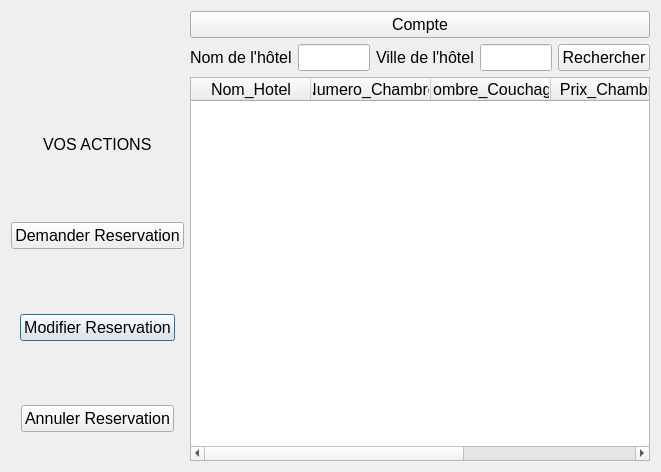
<?xml version="1.0" encoding="UTF-8"?>
<ui version="4.0">
 <class>HomePageDialog</class>
 <widget class="QDialog" name="HomePageDialog">
  <property name="geometry">
   <rect>
    <x>0</x>
    <y>0</y>
    <width>661</width>
    <height>472</height>
   </rect>
  </property>
  <property name="font">
   <font>
    <family>Arial</family>
    <pointsize>11</pointsize>
   </font>
  </property>
  <property name="windowTitle">
   <string>HomePage</string>
  </property>
  <property name="layoutDirection">
   <enum>Qt::LeftToRight</enum>
  </property>
  <layout class="QGridLayout" name="gridLayout">
   <item row="0" column="0">
    <layout class="QGridLayout" name="gridLayout_5">
     <item row="4" column="0" alignment="Qt::AlignHCenter|Qt::AlignVCenter">
      <widget class="QPushButton" name="pushButton_modifResa">
       <property name="font">
        <font>
         <family>Arial</family>
         <pointsize>12</pointsize>
        </font>
       </property>
       <property name="text">
        <string>Modifier Reservation</string>
       </property>
      </widget>
     </item>
     <item row="1" column="0" alignment="Qt::AlignHCenter|Qt::AlignVCenter">
      <widget class="QLabel" name="label_filtre">
       <property name="font">
        <font>
         <family>Arial</family>
         <pointsize>12</pointsize>
        </font>
       </property>
       <property name="text">
        <string>VOS ACTIONS</string>
       </property>
      </widget>
     </item>
     <item row="5" column="0" alignment="Qt::AlignHCenter|Qt::AlignVCenter">
      <widget class="QPushButton" name="pushButton_delResa">
       <property name="font">
        <font>
         <family>Arial</family>
         <pointsize>12</pointsize>
        </font>
       </property>
       <property name="text">
        <string>Annuler Reservation</string>
       </property>
      </widget>
     </item>
     <item row="3" column="0" alignment="Qt::AlignHCenter|Qt::AlignVCenter">
      <widget class="QPushButton" name="pushButton_dmdResa">
       <property name="font">
        <font>
         <family>Arial</family>
         <pointsize>12</pointsize>
        </font>
       </property>
       <property name="autoFillBackground">
        <bool>false</bool>
       </property>
       <property name="text">
        <string>Demander Reservation</string>
       </property>
      </widget>
     </item>
     <item row="0" column="0">
      <widget class="QLabel" name="logo">
       <property name="text">
        <string/>
       </property>
       <property name="pixmap">
        <pixmap>logoProjet_petit.png</pixmap>
       </property>
       <property name="alignment">
        <set>Qt::AlignCenter</set>
       </property>
      </widget>
     </item>
    </layout>
   </item>
   <item row="0" column="1">
    <layout class="QGridLayout" name="gridLayout_2">
     <property name="sizeConstraint">
      <enum>QLayout::SetDefaultConstraint</enum>
     </property>
     <item row="2" column="1">
      <widget class="QTableWidget" name="tableWidget_ListeHotel">
       <property name="font">
        <font>
         <family>Arial</family>
         <pointsize>12</pointsize>
        </font>
       </property>
       <property name="autoFillBackground">
        <bool>false</bool>
       </property>
       <property name="sizeAdjustPolicy">
        <enum>QAbstractScrollArea::AdjustToContents</enum>
       </property>
       <property name="alternatingRowColors">
        <bool>true</bool>
       </property>
       <property name="sortingEnabled">
        <bool>true</bool>
       </property>
       <property name="wordWrap">
        <bool>false</bool>
       </property>
       <attribute name="horizontalHeaderVisible">
        <bool>true</bool>
       </attribute>
       <attribute name="horizontalHeaderCascadingSectionResizes">
        <bool>false</bool>
       </attribute>
       <attribute name="horizontalHeaderMinimumSectionSize">
        <number>97</number>
       </attribute>
       <attribute name="horizontalHeaderDefaultSectionSize">
        <number>120</number>
       </attribute>
       <attribute name="horizontalHeaderShowSortIndicator" stdset="0">
        <bool>false</bool>
       </attribute>
       <attribute name="horizontalHeaderStretchLastSection">
        <bool>false</bool>
       </attribute>
       <attribute name="verticalHeaderMinimumSectionSize">
        <number>50</number>
       </attribute>
       <attribute name="verticalHeaderStretchLastSection">
        <bool>false</bool>
       </attribute>
       <column>
        <property name="text">
         <string>Nom_Hotel</string>
        </property>
       </column>
       <column>
        <property name="text">
         <string>Numero_Chambre</string>
        </property>
       </column>
       <column>
        <property name="text">
         <string>Nombre_Couchage</string>
        </property>
       </column>
       <column>
        <property name="text">
         <string>Prix_Chambre</string>
        </property>
       </column>
       <column>
        <property name="text">
         <string>Adresse_Hotel</string>
        </property>
       </column>
      </widget>
     </item>
     <item row="1" column="1">
      <layout class="QGridLayout" name="gridLayout_3">
       <item row="0" column="2" alignment="Qt::AlignHCenter|Qt::AlignVCenter">
        <widget class="QLabel" name="label_vh">
         <property name="font">
          <font>
           <family>Arial</family>
           <pointsize>12</pointsize>
          </font>
         </property>
         <property name="text">
          <string>Ville de l'hôtel</string>
         </property>
        </widget>
       </item>
       <item row="0" column="1" alignment="Qt::AlignVCenter">
        <widget class="QLineEdit" name="lineEdit_nh">
         <property name="font">
          <font>
           <family>Arial</family>
           <pointsize>12</pointsize>
          </font>
         </property>
        </widget>
       </item>
       <item row="0" column="3" alignment="Qt::AlignVCenter">
        <widget class="QLineEdit" name="lineEdit_vh">
         <property name="font">
          <font>
           <family>Arial</family>
           <pointsize>12</pointsize>
          </font>
         </property>
        </widget>
       </item>
       <item row="0" column="0" alignment="Qt::AlignHCenter|Qt::AlignVCenter">
        <widget class="QLabel" name="label__nh">
         <property name="font">
          <font>
           <family>Arial</family>
           <pointsize>12</pointsize>
          </font>
         </property>
         <property name="text">
          <string>Nom de l'hôtel</string>
         </property>
        </widget>
       </item>
       <item row="0" column="4" alignment="Qt::AlignHCenter|Qt::AlignVCenter">
        <widget class="QPushButton" name="pushButton_search">
         <property name="maximumSize">
          <size>
           <width>16777215</width>
           <height>16777215</height>
          </size>
         </property>
         <property name="font">
          <font>
           <family>Arial</family>
           <pointsize>12</pointsize>
          </font>
         </property>
         <property name="text">
          <string>Rechercher</string>
         </property>
        </widget>
       </item>
      </layout>
     </item>
     <item row="0" column="1">
      <widget class="QPushButton" name="account">
       <property name="font">
        <font>
         <family>Arial</family>
         <pointsize>12</pointsize>
        </font>
       </property>
       <property name="text">
        <string>Compte</string>
       </property>
      </widget>
     </item>
    </layout>
   </item>
  </layout>
 </widget>
 <tabstops>
  <tabstop>tableWidget_ListeHotel</tabstop>
  <tabstop>lineEdit_nh</tabstop>
  <tabstop>lineEdit_vh</tabstop>
  <tabstop>pushButton_dmdResa</tabstop>
  <tabstop>pushButton_delResa</tabstop>
 </tabstops>
 <resources/>
 <connections/>
</ui>
